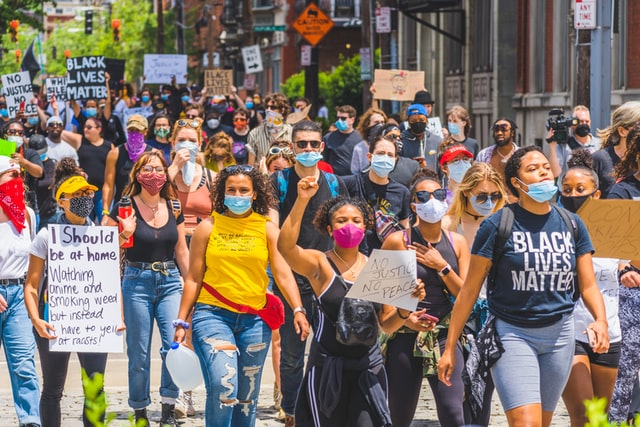
#> input picture sample2.jpg, 640 x 427 px
$ python face_detector.py
#> lines starting #> are read from the running program, lines starting #| are printed output that depends on the picture; after the words box and inside, x2 and y2 are one past the last pixel; in counts of white or black regions, pixels touching at a corner belong together
import cv2
import random

trained_face_data = cv2.CascadeClassifier('haarcascade_frontalface_default.xml')


#img = cv2.imread('john.jpeg')
img = cv2.imread('sample2.jpg')
#> img is the input picture: shape (427, 640, 3); mean B, G, R 105.1, 114.4, 128.6


#convert image to gratscale
grayscaled_img = cv2.cvtColor(img, cv2.COLOR_BGR2GRAY)
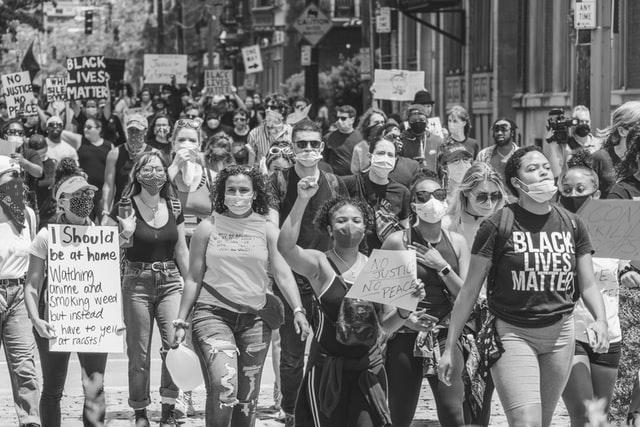
#> grayscaled_img: shape (427, 640); min 6, max 255, mean 117.6

#cv2.imshow('jon', grayscaled_img)
#cv2.waitKey()


#next is to trained the algo.. but that has been done already

#detec face coordinates
face_coordinates = trained_face_data.detectMultiScale(grayscaled_img)
#> face_coordinates = [[149, 115, 26, 26], [487, 119, 27, 27], [414, 389, 26, 26], [368, 141, 34, 34], [219, 176, 38, 38], [290, 130, 38, 38], [328, 204, 43, 43], [145, 304, 53, 53]]

print(face_coordinates)
#| [[149 115  26  26]
#|  [487 119  27  27]
#|  [414 389  26  26]
#|  [368 141  34  34]
#|  [219 176  38  38]
#|  [290 130  38  38]
#|  [328 204  43  43]
#|  [145 304  53  53]]


#draw rectangles with the coordinates over the img


for (x, y, w, h) in face_coordinates:
    cv2.rectangle(img, (x, y), (x+w, y+h), (random.randrange(256), random.randrange(256), random.randrange(256)), 4)
#> this loop made 8 passes
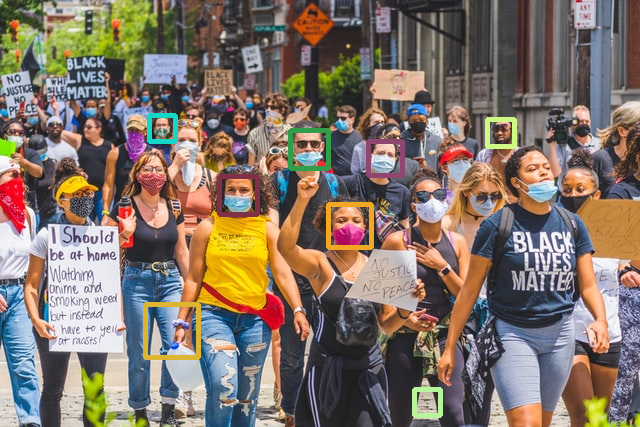
#> img: shape (427, 640, 3); 2.05% of pixels changed, all inside (x1, y1, x2, y2) = (143, 113, 517, 418)


#cv2.rectangle(img, (148, 159), (148+227,159+ 227), (0, 255, 0), 2)

cv2.imshow('new image', img)
cv2.waitKey()

$ run again, with john.jpeg copied over sample2.jpg
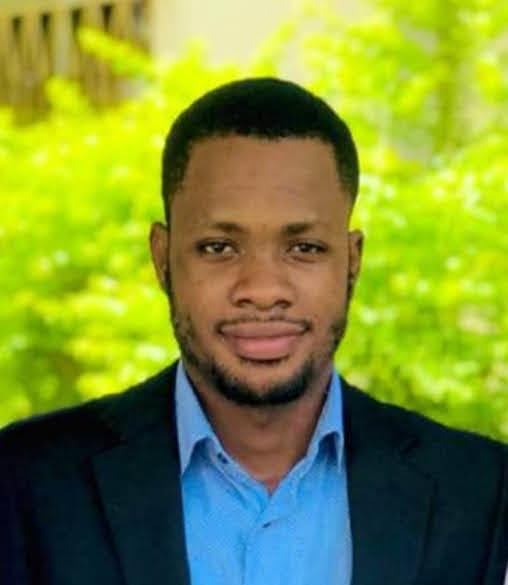
#> input picture john.jpeg, 508 x 585 px
#> img is the input picture: shape (585, 508, 3); mean B, G, R 53.8, 143, 124.5
#> `grayscaled_img = cv2.cvtColor(img, cv2.COLOR_BGR2GRAY)`:
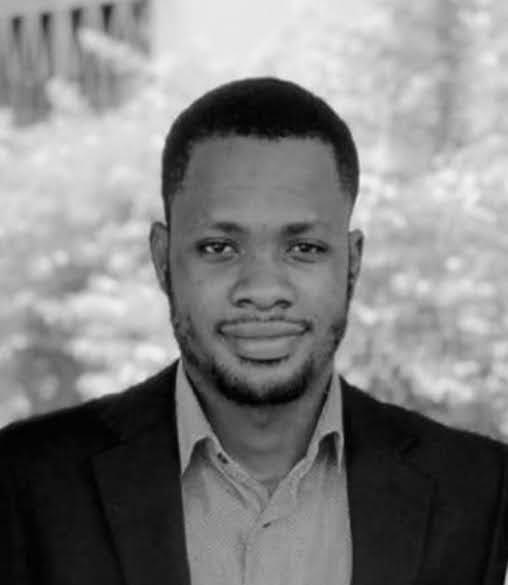
#> grayscaled_img: shape (585, 508); min 0, max 243, mean 127.3
#> face_coordinates = [[148, 159, 227, 227]]
#| [[148 159 227 227]]
#> the loop `for (x, y, w, h) in face_coordinates:` made 1 pass
#> after the loop `for (x, y, w, h) in face_coordinates:`:
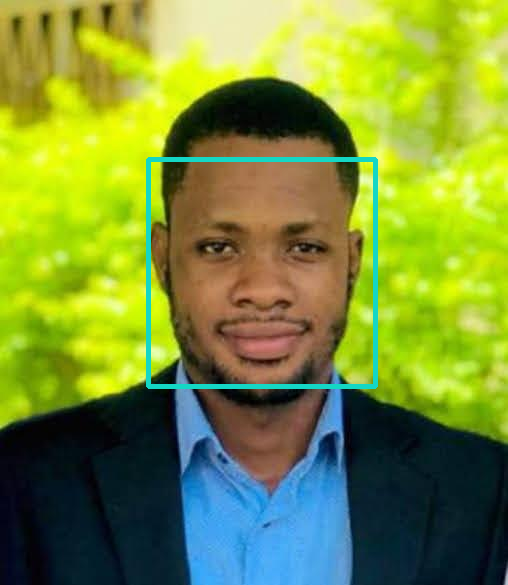
#> img: shape (585, 508, 3); 1.52% of pixels changed, all inside (x1, y1, x2, y2) = (146, 157, 378, 389)

$ run again, with sample1.jpg copied over sample2.jpg
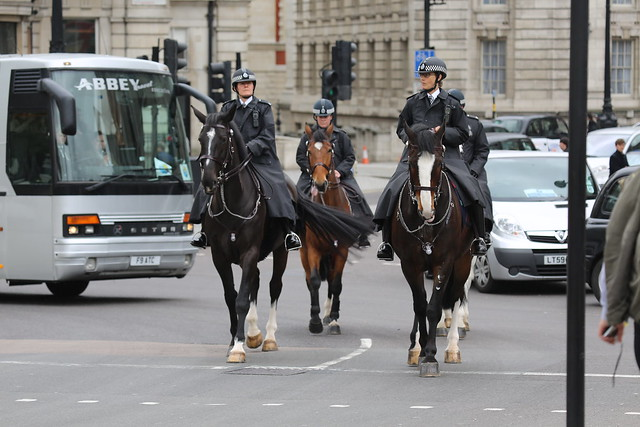
#> input picture sample1.jpg, 640 x 427 px
#> img is the input picture: shape (427, 640, 3); mean B, G, R 124.1, 124.8, 125.5
#> `grayscaled_img = cv2.cvtColor(img, cv2.COLOR_BGR2GRAY)`:
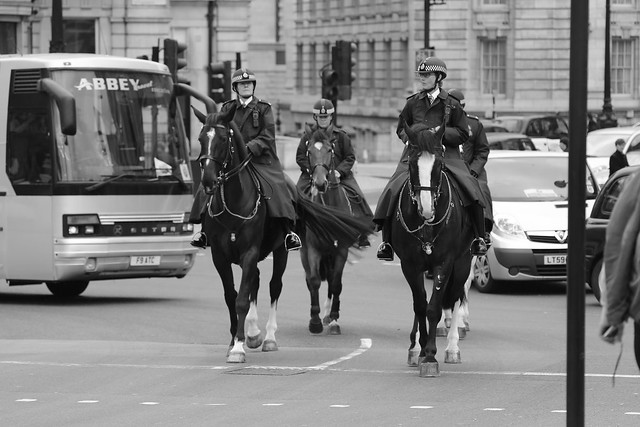
#> grayscaled_img: shape (427, 640); min 0, max 255, mean 124.9
#> face_coordinates = [[354, 138, 53, 53], [418, 308, 70, 70], [322, 298, 98, 98], [436, 77, 158, 158]]
#| [[354 138  53  53]
#|  [418 308  70  70]
#|  [322 298  98  98]
#|  [436  77 158 158]]
#> the loop `for (x, y, w, h) in face_coordinates:` made 4 passes
#> after the loop `for (x, y, w, h) in face_coordinates:`:
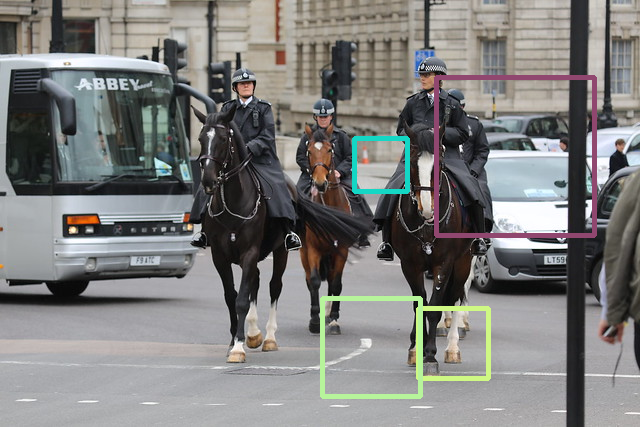
#> img: shape (427, 640, 3); 2.67% of pixels changed, all inside (x1, y1, x2, y2) = (320, 75, 597, 399)
